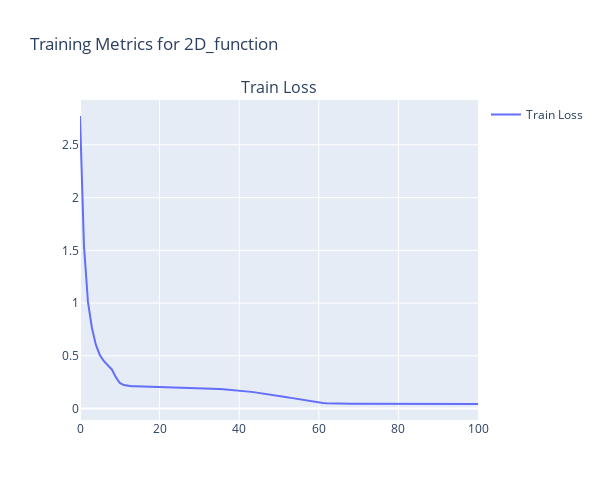

Notebook code cell kept with this figure:
### Markdown cell above
**CMGN Model:**

### Code cell
cmgn_trainer = trainer.Trainer(
    dataset='2D_function',
    n_epochs=100,
    model=model_CMGN,
    true_fx=gradient,  # True gradient function
    criterion='L1loss',  # Use L1 loss for gradient approximation
    optimizer='Adam',
    lr=0.001,
    batch_size=32,
    device='cuda' if torch.cuda.is_available() else 'cpu'
)

cmgn_trainer.train(train_loader_grad)
cmgn_trainer.plot_train_metrics()

### Figure 1 — Plotly figure (JSON) as saved in the notebook; plotly's stock layout.template omitted (floating-point values rounded to 4 significant figures)
{"data": [{"mode": "lines", "name": "Train Loss", "type": "scatter", "x": [0, 1, 2, 3, 4, 5, 6, 7, 8, 9, 10, 11, 12, 13, 14, 15, 16, 17, 18, 19, 20, 21, 22, 23, 24, 25, 26, 27, 28, 29, 30, 31, 32, 33, 34, 35, 36, 37, 38, 39, 40, 41, 42, 43, 44, 45, 46, 47, 48, 49, 50, 51, 52, 53, 54, 55, 56, 57, 58, 59, 60, 61, 62, 63, 64, 65, 66, 67, 68, 69, 70, 71, 72, 73, 74, 75, 76, 77, 78, 79, 80, 81, 82, 83, 84, 85, 86, 87, 88, 89, 90, 91, 92, 93, 94, 95, 96, 97, 98, 99, 100], "xaxis": "x", "y": [2.773, 1.541, 1.011, 0.7644, 0.6039, 0.506, 0.4502, 0.4148, 0.3709, 0.2978, 0.2425, 0.2227, 0.2157, 0.2129, 0.2115, 0.2106, 0.21, 0.2092, 0.2084, 0.2078, 0.2069, 0.2064, 0.2054, 0.2045, 0.2036, 0.2027, 0.2014, 0.2005, 0.1991, 0.1978, 0.1962, 0.1945, 0.1925, 0.1909, 0.1885, 0.186, 0.1836, 0.1807, 0.1776, 0.1743, 0.1708, 0.167, 0.1628, 0.1584, 0.1536, 0.1487, 0.1436, 0.1382, 0.1326, 0.1266, 0.1207, 0.1144, 0.1081, 0.1015, 0.09497, 0.08816, 0.08152, 0.07495, 0.06852, 0.06219, 0.05673, 0.05293, 0.05035, 0.04866, 0.04769, 0.04692, 0.04643, 0.04615, 0.04589, 0.04576, 0.04562, 0.04548, 0.04544, 0.04531, 0.04525, 0.0452, 0.04514, 0.04508, 0.04498, 0.04496, 0.04483, 0.0448, 0.04472, 0.04469, 0.04452, 0.04449, 0.04442, 0.04436, 0.04425, 0.04422, 0.04419, 0.04409, 0.04406, 0.04399, 0.04399, 0.04382, 0.04377, 0.0437, 0.04366, 0.04352, 0.04355], "yaxis": "y"}], "layout": {"annotations": [{"font": {"size": 16}, "showarrow": false, "text": "Train Loss", "x": 0.5, "xanchor": "center", "xref": "paper", "y": 1, "yanchor": "bottom", "yref": "paper"}], "height": 500, "showlegend": true, "title": {"text": "Training Metrics for 2D_function"}, "width": 600, "xaxis": {"anchor": "y", "domain": [0, 1]}, "yaxis": {"anchor": "x", "domain": [0, 1]}}}
